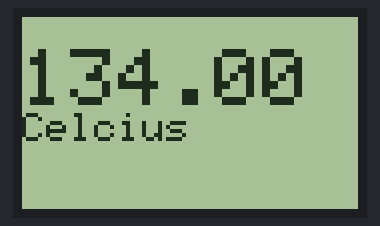
Bench run of a sketch on a simulated Arduino Uno, built with avr-gcc and run on an emulated ATmega328P. Parts: 84×48 one-colour display.

Above: at 2.1 s.
At 4.1 s:
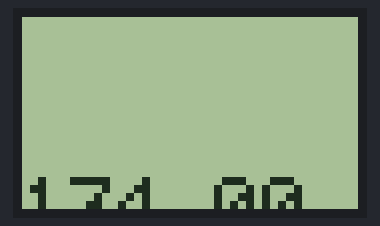

The sketch:

Nokia5100DrawText.ino
```cpp
#include <SPI.h>

#include <Adafruit_GFX.h>
#include <Adafruit_PCD8544.h>

// Setup the display
// Pin 3 - reset
// Pin 4 - CE
// Pin 5 - DC
// Pin 6 - Din
// Pin 7 - Clk
Adafruit_PCD8544 display = Adafruit_PCD8544(7, 6, 5, 4, 3);

void setup() {
    Serial.begin(9600);

    // Initialize the display and set the contrast
    display.begin();
    display.clearDisplay();
    display.setContrast(25);

    // Sets the text size and colour
    display.setTextColor(BLACK);
}

void loop() {

    // Start with a clear display
    display.clearDisplay();

    // Wait a few seconds between measurements
    delay(2000);

    display.setTextSize(0);
    display.println("");

    display.setTextSize(2);
    display.println("134.00");

    display.setTextSize(0);
    display.println("Celcius");

    // Send to the display
    display.display();
}
```

Measured:
- what the display in image 0 shows lasts 2.1 s, from 2.0 s to 4.1 s
